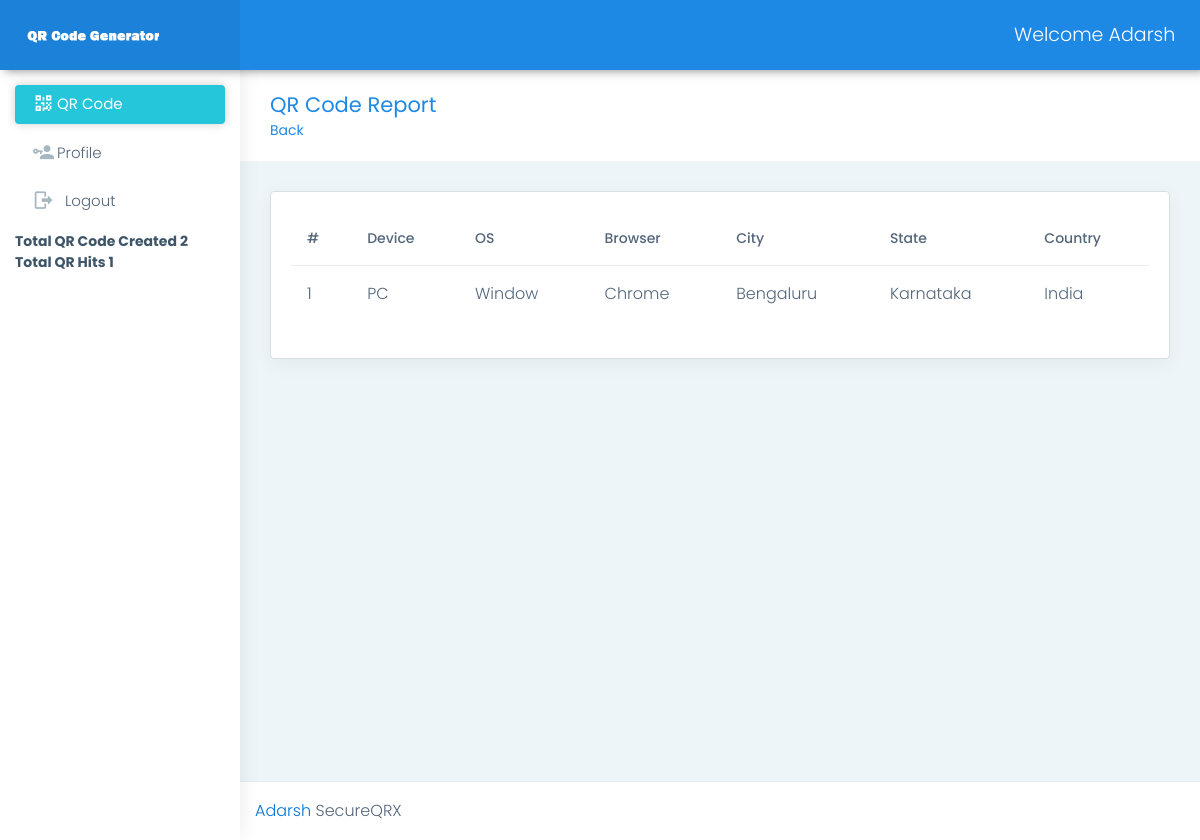
Screenshot of /qr_detail_report.php?id=1 (signed in) with the database file from the repository.
### tables this page shows
CREATE TABLE `qr_traffic` (
  `id` int(11) NOT NULL,
  `qr_code_id` int(11) NOT NULL,
  `device` varchar(50) DEFAULT NULL,
  `os` varchar(100) NOT NULL,
  `browser` varchar(50) DEFAULT NULL,
  `city` varchar(50) DEFAULT NULL,
  `state` varchar(50) DEFAULT NULL,
  `country` varchar(50) DEFAULT NULL,
  `added_on` datetime NOT NULL,
  `added_on_str` date NOT NULL,
  `ip_address` varchar(50) NOT NULL
);

### function.php (called while the page is built, shortened)
<?php
function get_safe_value($str){
	global $con;
	if($str!=''){
		return mysqli_real_escape_string($con,$str);
	}
}
	?>
	<?php
function getUserTotalQRHit($uid){
	global $con;
	$row=mysqli_fetch_assoc(mysqli_query($con,"SELECT count(*) as total_hit from qr_traffic, qr_code, users WHERE qr_traffic.qr_code_id=qr_code.id and qr_code.added_by=users.id and users.id='".$uid."'"));
	return $row;
}
?>

### qr_detail_report.php (the view, shortened to what this page needs)
<?php
include('header.php');
if(isset($_GET['id']) && $_GET['id']>0){
	$condition="";
	if($_SESSION['QR_USER_ROLE']==1){
		$condition=" and qr_code.added_by='".$_SESSION['QR_USER_ID']."'";
	}
	$id=get_safe_value($_GET['id']);
	$res=mysqli_query($con,"select qr_traffic.*,qr_code.name from qr_traffic,qr_code where qr_traffic.qr_code_id=qr_code.id and qr_code.id='$id' $condition");
	if(mysqli_num_rows($res)>0){
		while($row=mysqli_fetch_assoc($res)){
			$arr[]=$row;
		}
	}else{
		redirect('qr_codes.php');
	}
}
?>
<div class="page-wrapper">
<div class="page-breadcrumb">
   <div class="row align-items-center">
      <div class="col-md-6 col-8 align-self-center">
         <h3 class="page-title mb-0 p-0">QR Code Report</h3>
		 <a href="qr_report.php?id=<?php echo $id?>">Back</a>
      </div>
   </div>
</div>
<div class="container-fluid">
   <div class="row">
	  <div class="col-12">
         <div class="card">
            <div class="card-body">
				<div class="table-responsive">
					<table class="table user-table">
						<thead>
							<tr>
								<th class="border-top-0">#</th>
								<th class="border-top-0">Device</th>
								<th class="border-top-0">OS</th>
								<th class="border-top-0">Browser</th>
								<th class="border-top-0">City</th>
								<th class="border-top-0">State</th>
								<th class="border-top-0">Country</th>
							</tr>
						</thead>
						<tbody>
							<?php
							$i=1;
							foreach($arr as $data){ ?>
							<tr>
								<td><?php echo $i++?></td>
								<td><?php echo $data['device']?></td>
								<td><?php echo $data['os']?></td>
								<td><?php echo $data['browser']?></td>
								<td><?php echo $data['city']?></td>
								<td><?php echo $data['state']?></td>
								<td><?php echo $data['country']?></td>
							</tr>
							<?php } ?>
						</tbody>
					</table>
				</div>
			</div>
         </div>
      </div>
   </div>
</div>
<?php include('footer.php')?>

### rows the page displays
qr_traffic: device "PC", os "Window", browser "Chrome", city "Bengaluru", state "Karnataka", country "India"

### other values shown
$_SESSION['QR_USER_NAME'] "Adarsh"
$getUserTotalQR['total_qr'] "2"
$totalUserQRHitListRes['total_hit'] "1"
